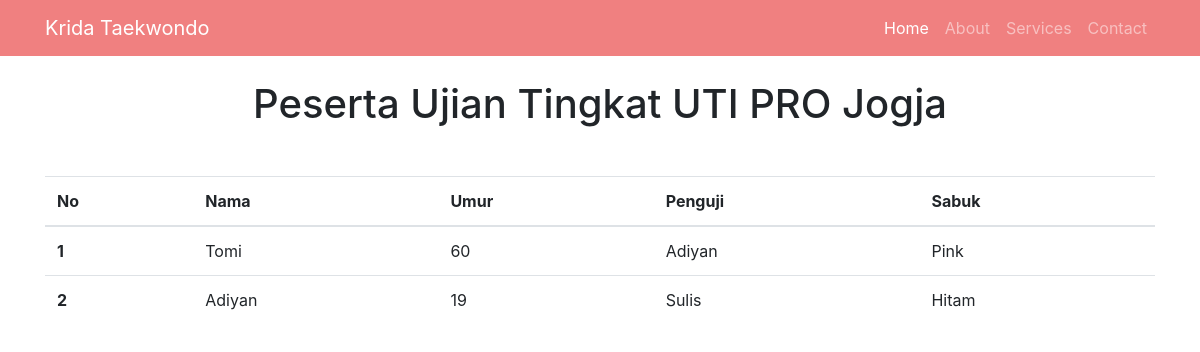
Before: /blog/krida/ with the older database file.
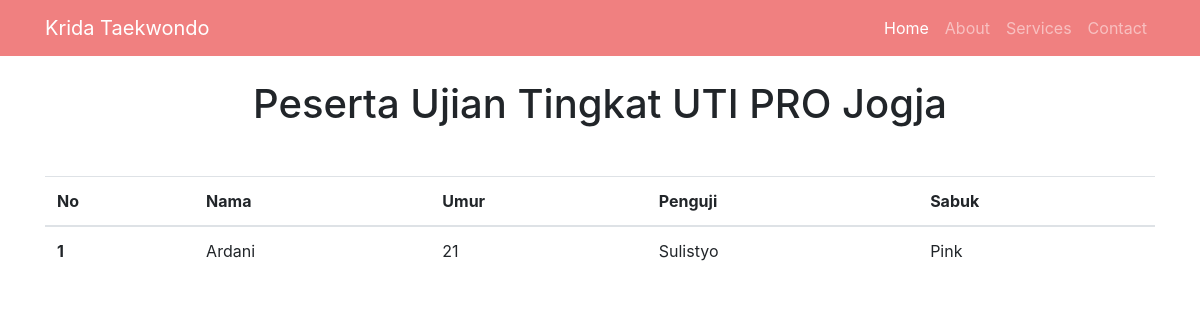
After: the same page with the newer database file.
### zwinkle/models.py (models this page shows)
class krida_model(models.Model):
    nama = models.CharField(max_length=30)
    umur = models.CharField(max_length=30)
    penguji = models.CharField(max_length=30)
    sabuk = models.CharField(max_length=30)
    def __str__(self):
        return "{}.{}".format(self.id,self.nama)

### zwinkle/views.py (the view)
# urls.py: path('krida/', views.krida, name="krida"),
def krida(request):
    kridatemp = krida_model.objects.all()
    print(kridatemp)
    context = {
        'page_title':'Post List Detail',
        'kridaView':kridatemp,
    }
    return render(request, 'base_krida.html', context)

### zwinkle/templates/base_krida.html (shortened to what this page needs)
<!DOCTYPE html>
<html lang="en">
  <head>
    <link rel="stylesheet" href="https://stackpath.bootstrapcdn.com/bootstrap/4.2.1/css/bootstrap.min.css">
  </head>
  <body>
    <nav class="navbar navbar-expand-lg navbar-dark static-top" style="background-color:#F08080;">
      <div class="container">
        <a class="navbar-brand" href="{% url 'rumah' %}">Krida Taekwondo</a>
        <div class="collapse navbar-collapse" id="navbarResponsive">
          <ul class="navbar-nav ml-auto">
            <li class="nav-item active">
              <a class="nav-link" href="#">Home
              </a>
            </li>
            <li class="nav-item">
              <a class="nav-link" href="#">About</a>
            </li>
            <li class="nav-item">
              <a class="nav-link" href="#">Services</a>
            </li>
            <li class="nav-item">
              <a class="nav-link" href="#">Contact</a>
            </li>
          </ul>
        </div>
      </div>
    </nav>
    <br>
<h1 style="text-align:center;">Peserta Ujian Tingkat UTI PRO Jogja</h1>
<br>
    <link rel="stylesheet" href="https://stackpath.bootstrapcdn.com/bootstrap/4.2.1/css/bootstrap.min.css">
{% block content %}
<div class="container">
<table class="table table-hover">
  <thead>
    <tr>
      <th scope="col">No</th>
      <th scope="col">Nama</th>
      <th scope="col">Umur</th>
      <th scope="col">Penguji</th>
      <th scope="col">Sabuk</th>
    </tr>
  </thead>
  <tbody>
  {% for krida in kridaView %}
    <tr>
      <th scope="row">{{forloop.counter}}</th>
      <td>{{krida.nama}}</td>
      <td>{{krida.umur}}</td>
      <td>{{krida.penguji}}</td>
      <td>{{krida.sabuk}}</td>
    </tr>
  {% endfor %}
  </tbody>
</table>
</div>
{% endblock %}

### zwinkle/templates/base_krida.html (style rules this page uses)
body { font-family: 'Open Sans', sans-serif; <!- background: #008080; -!> color: white; }

Changed rows visible on the page:
removed krida_model: nama "Tomi", umur "60", penguji "Adiyan", sabuk "Pink"
removed krida_model: nama "Adiyan", umur "19", penguji "Sulis", sabuk "Hitam"
added krida_model: nama "Ardani", umur "21", penguji "Sulistyo", sabuk "Pink"
